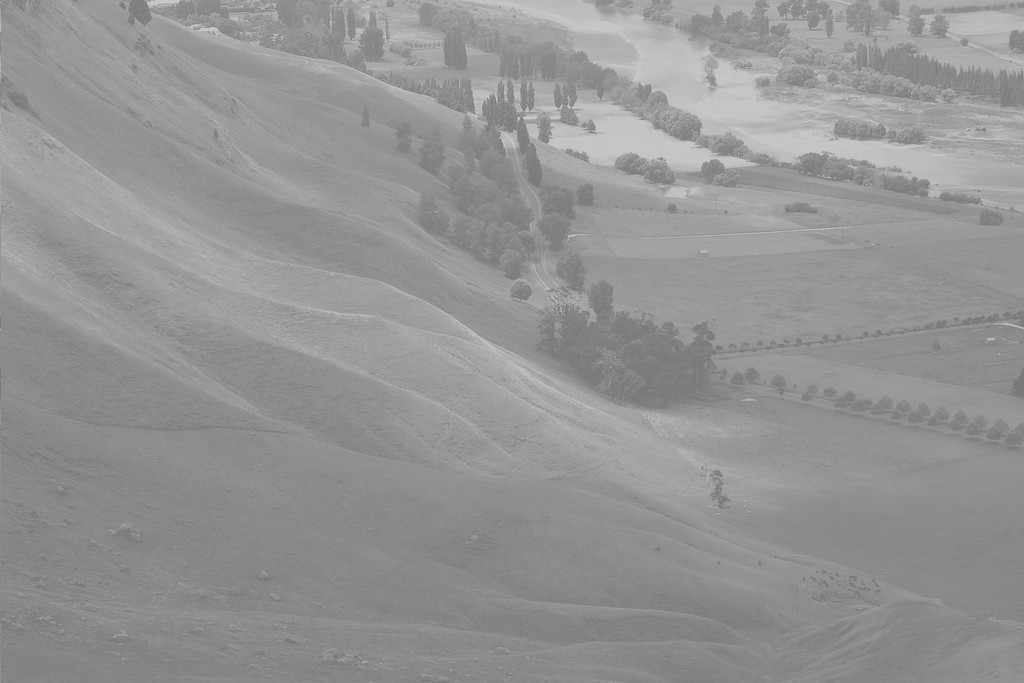
#> input picture images/campo.jpg, 1024 x 683 px
$ python equalizacao_campo.py
#> lines starting #> are read from the running program, lines starting #| are printed output that depends on the picture
"""
Visão Computacional — Equalização de Histograma
Aplica equalização de histograma na imagem campo.jpg
para melhorar o contraste de uma foto com iluminação ruim.
"""

import os
import cv2
import matplotlib.pyplot as plt

PATH = os.path.normpath(os.path.join(os.path.dirname(__file__), '../images/campo.jpg'))

# ── Carregamento em escala de cinza ──────────────────────────────────────────────
# cv2.IMREAD_GRAYSCALE (=0): carrega em 1 canal (8 bits, 0-255)
# Equalização de histograma opera apenas em imagens de 1 canal
imagem = cv2.imread(PATH, cv2.IMREAD_GRAYSCALE)
#> imagem is the input picture: shape (683, 1024); min 114, max 208, mean 148
if imagem is None:
    raise FileNotFoundError(f'Imagem não encontrada: {PATH}')

# ── Equalização global e CLAHE ──────────────────────────────────────────────────
# cv2.equalizeHist(): redistribui os pixels para cobrir [0-255] uniformemente
# Problema: trata a imagem INTEIRA como uma só → pode sobre-amplificar regiões
# já claras e criar artefatos em imagens com contraste não-uniforme
equalizada_global = cv2.equalizeHist(imagem)
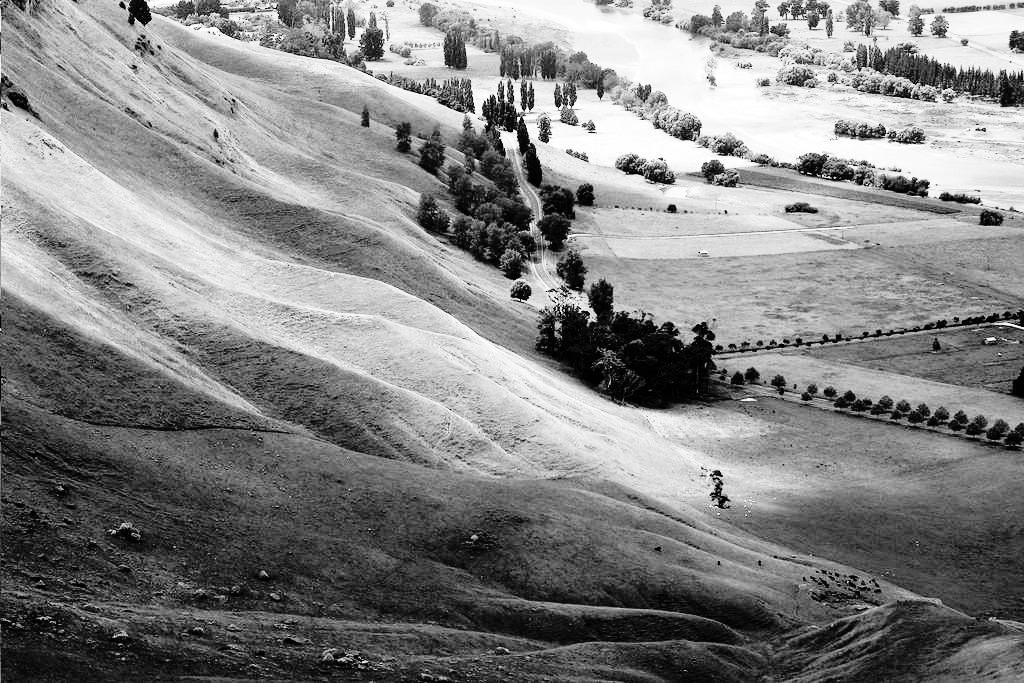
#> equalizada_global: shape (683, 1024); min 0, max 255, mean 130.5

# cv2.createCLAHE(clipLimit, tileGridSize):
#   clipLimit=2.0: limita a amplificação de contraste para evitar ruído
#     (valores altos = mais contraste mas mais granulado)
#   tileGridSize=(8,8): divide a imagem em 64 tiles (8×8)
#     cada tile é equalizado de forma INDEPENDENTE → contraste LOCAL
clahe            = cv2.createCLAHE(clipLimit=2.0, tileGridSize=(8, 8))
equalizada_clahe = clahe.apply(imagem)  # aplica o CLAHE na imagem
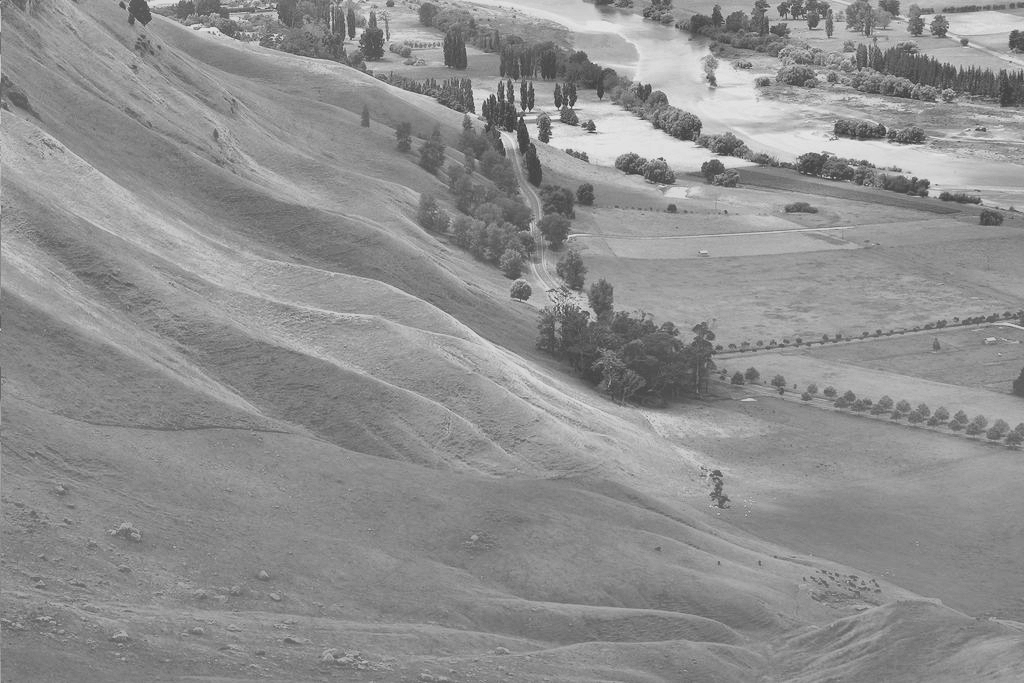
#> equalizada_clahe: shape (683, 1024); min 53, max 233, mean 143.1

# [6 lines of commented-out code are left out]
hist_orig    = cv2.calcHist([imagem],           [0], None, [256], [0, 256])
#> hist_orig = 256 values, max 28701 at index 137, min 0 at index 0, mean 2732
hist_global  = cv2.calcHist([equalizada_global],[0], None, [256], [0, 256])
#> hist_global = 256 values, max 28701 at index 63, min 0 at index 5, mean 2732
hist_clahe   = cv2.calcHist([equalizada_clahe], [0], None, [256], [0, 256])
#> hist_clahe = 256 values, max 15618 at index 136, min 0 at index 0, mean 2732

# ── Exibição ──────────────────────────────────────────────────────────────────
fig, axes = plt.subplots(2, 3, figsize=(15, 8))
fig.suptitle('Equalização de Histograma — Campo', fontsize=13)

axes[0, 0].imshow(imagem,           cmap='gray'); axes[0, 0].set_title('Original');              axes[0, 0].axis('off')
axes[0, 1].imshow(equalizada_global, cmap='gray'); axes[0, 1].set_title('Global (equalizeHist)'); axes[0, 1].axis('off')
axes[0, 2].imshow(equalizada_clahe,  cmap='gray'); axes[0, 2].set_title('CLAHE (local)');         axes[0, 2].axis('off')

axes[1, 0].plot(hist_orig);   axes[1, 0].set_xlim([0, 256]); axes[1, 0].set_title('Histograma Original')
axes[1, 1].plot(hist_global); axes[1, 1].set_xlim([0, 256]); axes[1, 1].set_title('Histograma Global')
axes[1, 2].plot(hist_clahe);  axes[1, 2].set_xlim([0, 256]); axes[1, 2].set_title('Histograma CLAHE')

plt.tight_layout()
plt.show()
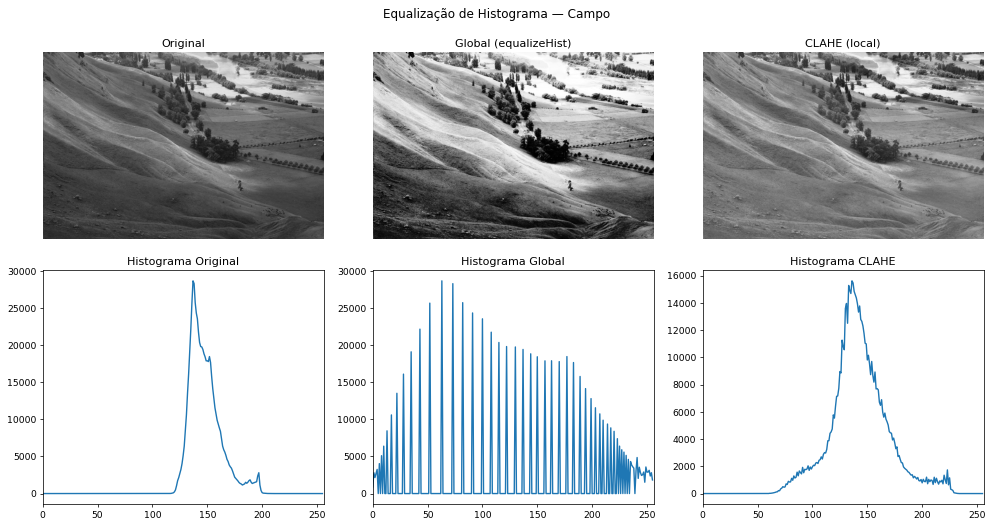
#> figure drawn by matplotlib, 6 panels; panel 4: curve peaks at x = 137, y = 28701; panel 5: curve peaks at x = 63, y = 28701; panel 6: curve peaks at x = 136, y = 15618
